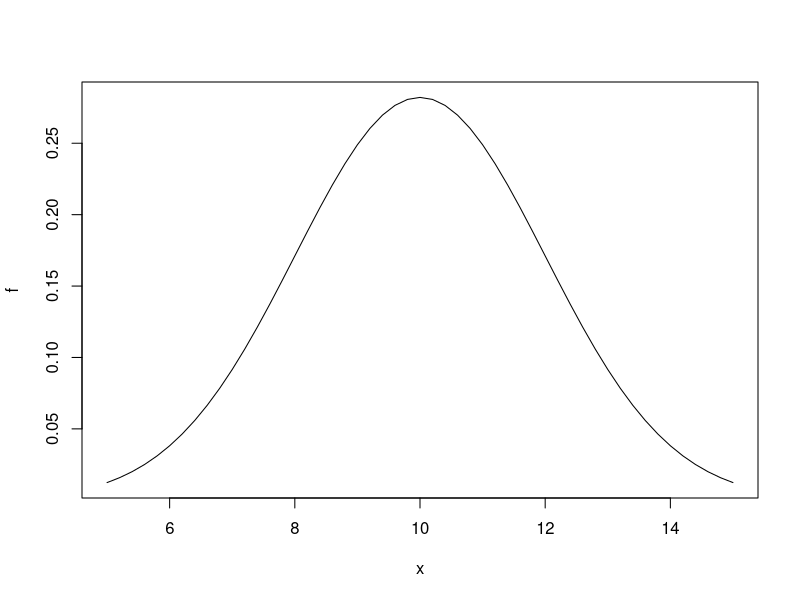

R code for this plot:
mu = 10
si = 2
x = seq(5, 15, .2)

ex = (x-mu)^2/(2*si^2)

f = exp(-ex) / sqrt(2*pi*si)

plot(x,f, type="l")

